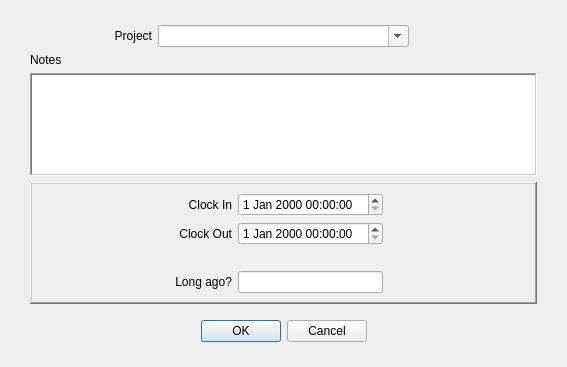
<?xml version="1.0" encoding="UTF-8"?>
<ui version="4.0">
 <class>ClockIt</class>
 <widget class="QDialog" name="ClockIt">
  <property name="geometry">
   <rect>
    <x>0</x>
    <y>0</y>
    <width>567</width>
    <height>367</height>
   </rect>
  </property>
  <property name="windowTitle">
   <string>Punch the Clock</string>
  </property>
  <property name="windowIcon">
   <iconset resource="workclock.qrc">
    <normaloff>:/images/spanner_48.png</normaloff>:/images/spanner_48.png</iconset>
  </property>
  <layout class="QGridLayout" name="gridLayout">
   <property name="leftMargin">
    <number>30</number>
   </property>
   <property name="topMargin">
    <number>25</number>
   </property>
   <property name="rightMargin">
    <number>30</number>
   </property>
   <property name="bottomMargin">
    <number>25</number>
   </property>
   <item row="2" column="0">
    <widget class="QLabel" name="description">
     <property name="text">
      <string>Notes</string>
     </property>
     <property name="alignment">
      <set>Qt::AlignLeading|Qt::AlignLeft|Qt::AlignVCenter</set>
     </property>
    </widget>
   </item>
   <item row="6" column="1" colspan="3">
    <spacer name="verticalSpacer">
     <property name="orientation">
      <enum>Qt::Vertical</enum>
     </property>
     <property name="sizeType">
      <enum>QSizePolicy::Minimum</enum>
     </property>
     <property name="sizeHint" stdset="0">
      <size>
       <width>80</width>
       <height>10</height>
      </size>
     </property>
    </spacer>
   </item>
   <item row="5" column="0" colspan="4">
    <widget class="QFrame" name="frame">
     <property name="frameShape">
      <enum>QFrame::WinPanel</enum>
     </property>
     <property name="frameShadow">
      <enum>QFrame::Raised</enum>
     </property>
     <layout class="QGridLayout" name="gridLayout_2">
      <item row="0" column="1">
       <widget class="QLabel" name="clockin">
        <property name="text">
         <string>Clock In</string>
        </property>
        <property name="alignment">
         <set>Qt::AlignRight|Qt::AlignTrailing|Qt::AlignVCenter</set>
        </property>
       </widget>
      </item>
      <item row="0" column="2">
       <widget class="QDateTimeEdit" name="dtClockInTime"/>
      </item>
      <item row="3" column="2">
       <spacer name="verticalSpacer_2">
        <property name="orientation">
         <enum>Qt::Vertical</enum>
        </property>
        <property name="sizeType">
         <enum>QSizePolicy::Preferred</enum>
        </property>
        <property name="sizeHint" stdset="0">
         <size>
          <width>20</width>
          <height>10</height>
         </size>
        </property>
       </spacer>
      </item>
      <item row="1" column="2">
       <widget class="QDateTimeEdit" name="dtClockOutTime"/>
      </item>
      <item row="1" column="1">
       <widget class="QLabel" name="clockout">
        <property name="text">
         <string>Clock Out</string>
        </property>
        <property name="alignment">
         <set>Qt::AlignRight|Qt::AlignTrailing|Qt::AlignVCenter</set>
        </property>
       </widget>
      </item>
      <item row="0" column="3">
       <spacer name="horizontalSpacer">
        <property name="orientation">
         <enum>Qt::Horizontal</enum>
        </property>
        <property name="sizeHint" stdset="0">
         <size>
          <width>143</width>
          <height>20</height>
         </size>
        </property>
       </spacer>
      </item>
      <item row="4" column="1">
       <widget class="QLabel" name="lblLongAgo">
        <property name="text">
         <string>Long ago?</string>
        </property>
        <property name="alignment">
         <set>Qt::AlignRight|Qt::AlignTrailing|Qt::AlignVCenter</set>
        </property>
       </widget>
      </item>
      <item row="0" column="0">
       <spacer name="horizontalSpacer_2">
        <property name="orientation">
         <enum>Qt::Horizontal</enum>
        </property>
        <property name="sizeHint" stdset="0">
         <size>
          <width>40</width>
          <height>20</height>
         </size>
        </property>
       </spacer>
      </item>
      <item row="4" column="2">
       <widget class="QLineEdit" name="editLongAgo">
        <property name="alignment">
         <set>Qt::AlignCenter</set>
        </property>
       </widget>
      </item>
      <item row="2" column="2">
       <widget class="QLabel" name="lblHoursWorked">
        <property name="palette">
         <palette>
          <active>
           <colorrole role="WindowText">
            <brush brushstyle="SolidPattern">
             <color alpha="255">
              <red>255</red>
              <green>255</green>
              <blue>255</blue>
             </color>
            </brush>
           </colorrole>
           <colorrole role="Text">
            <brush brushstyle="SolidPattern">
             <color alpha="255">
              <red>255</red>
              <green>255</green>
              <blue>255</blue>
             </color>
            </brush>
           </colorrole>
           <colorrole role="ButtonText">
            <brush brushstyle="SolidPattern">
             <color alpha="255">
              <red>255</red>
              <green>255</green>
              <blue>255</blue>
             </color>
            </brush>
           </colorrole>
          </active>
          <inactive>
           <colorrole role="WindowText">
            <brush brushstyle="SolidPattern">
             <color alpha="255">
              <red>255</red>
              <green>255</green>
              <blue>255</blue>
             </color>
            </brush>
           </colorrole>
           <colorrole role="Text">
            <brush brushstyle="SolidPattern">
             <color alpha="255">
              <red>255</red>
              <green>255</green>
              <blue>255</blue>
             </color>
            </brush>
           </colorrole>
           <colorrole role="ButtonText">
            <brush brushstyle="SolidPattern">
             <color alpha="255">
              <red>255</red>
              <green>255</green>
              <blue>255</blue>
             </color>
            </brush>
           </colorrole>
          </inactive>
          <disabled>
           <colorrole role="WindowText">
            <brush brushstyle="SolidPattern">
             <color alpha="255">
              <red>190</red>
              <green>190</green>
              <blue>190</blue>
             </color>
            </brush>
           </colorrole>
           <colorrole role="Text">
            <brush brushstyle="SolidPattern">
             <color alpha="255">
              <red>190</red>
              <green>190</green>
              <blue>190</blue>
             </color>
            </brush>
           </colorrole>
           <colorrole role="ButtonText">
            <brush brushstyle="SolidPattern">
             <color alpha="255">
              <red>190</red>
              <green>190</green>
              <blue>190</blue>
             </color>
            </brush>
           </colorrole>
          </disabled>
         </palette>
        </property>
        <property name="alignment">
         <set>Qt::AlignCenter</set>
        </property>
       </widget>
      </item>
     </layout>
    </widget>
   </item>
   <item row="3" column="0" colspan="4">
    <widget class="QTextEdit" name="efDescription">
     <property name="toolTip">
      <string>Describe all the tasks done during this time period.</string>
     </property>
     <property name="statusTip">
      <string>Describe all the tasks done during this time period.</string>
     </property>
     <property name="frameShape">
      <enum>QFrame::WinPanel</enum>
     </property>
     <property name="lineWidth">
      <number>2</number>
     </property>
     <property name="tabChangesFocus">
      <bool>true</bool>
     </property>
    </widget>
   </item>
   <item row="7" column="0" colspan="4">
    <widget class="QDialogButtonBox" name="buttonBox">
     <property name="orientation">
      <enum>Qt::Horizontal</enum>
     </property>
     <property name="standardButtons">
      <set>QDialogButtonBox::Cancel|QDialogButtonBox::Ok</set>
     </property>
     <property name="centerButtons">
      <bool>true</bool>
     </property>
    </widget>
   </item>
   <item row="0" column="0">
    <widget class="QLabel" name="lblProject">
     <property name="text">
      <string>Project</string>
     </property>
     <property name="alignment">
      <set>Qt::AlignRight|Qt::AlignTrailing|Qt::AlignVCenter</set>
     </property>
    </widget>
   </item>
   <item row="0" column="1" colspan="2">
    <widget class="QComboBox" name="comboProject">
     <property name="editable">
      <bool>true</bool>
     </property>
    </widget>
   </item>
  </layout>
 </widget>
 <tabstops>
  <tabstop>comboProject</tabstop>
  <tabstop>efDescription</tabstop>
  <tabstop>dtClockInTime</tabstop>
  <tabstop>dtClockOutTime</tabstop>
  <tabstop>editLongAgo</tabstop>
 </tabstops>
 <resources>
  <include location="workclock.qrc"/>
 </resources>
 <connections>
  <connection>
   <sender>buttonBox</sender>
   <signal>rejected()</signal>
   <receiver>ClockIt</receiver>
   <slot>reject()</slot>
   <hints>
    <hint type="sourcelabel">
     <x>346</x>
     <y>320</y>
    </hint>
    <hint type="destinationlabel">
     <x>286</x>
     <y>274</y>
    </hint>
   </hints>
  </connection>
  <connection>
   <sender>buttonBox</sender>
   <signal>accepted()</signal>
   <receiver>ClockIt</receiver>
   <slot>accept()</slot>
   <hints>
    <hint type="sourcelabel">
     <x>278</x>
     <y>320</y>
    </hint>
    <hint type="destinationlabel">
     <x>157</x>
     <y>274</y>
    </hint>
   </hints>
  </connection>
 </connections>
</ui>
